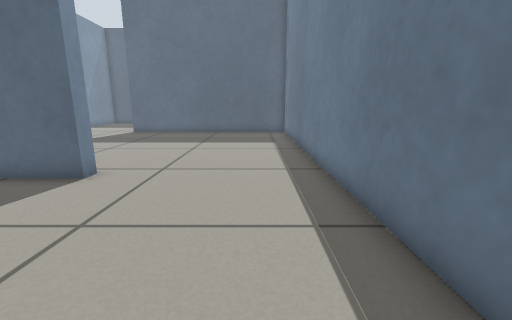
[1] (above)

15 first-person views from a walk through a Gazebo world. The camera is 0.5 m above the floor, tilts 12° down and sees 90° across. The floor is counted in squares, 0.25 m on a side. Each view is taken from the middle of a square. On the plan, view 1 faces up. The plan holds only what a view shows up to about 16 squares ahead; the rest is blank.

[2]
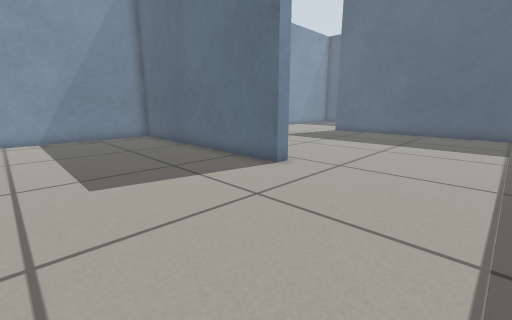

[3]
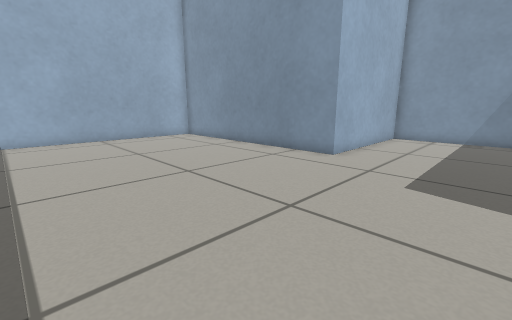

[4]
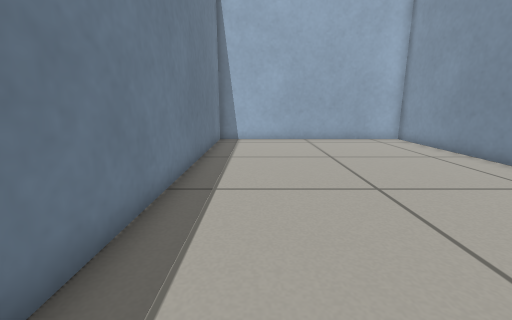

[5]
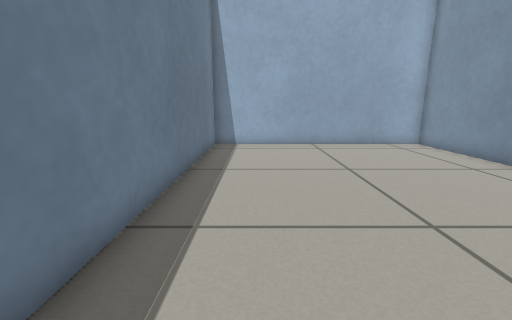

[6]
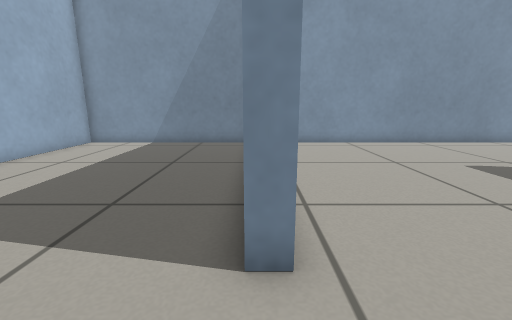

[7]
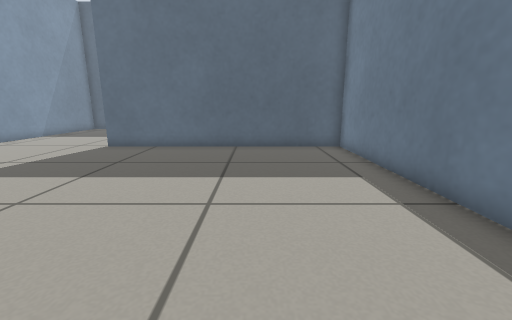

[8]
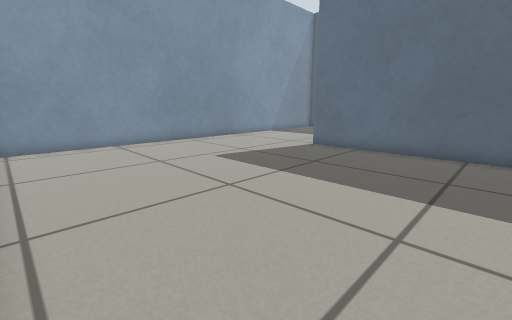

[9]
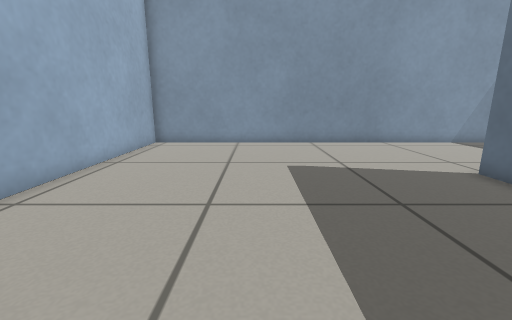

[10]
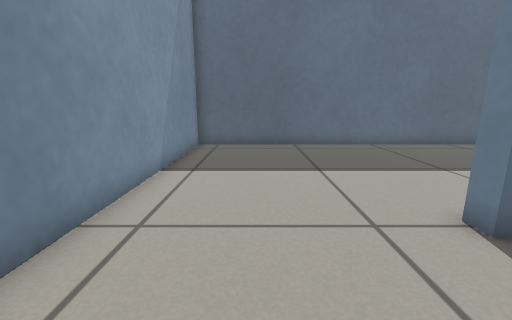

[11]
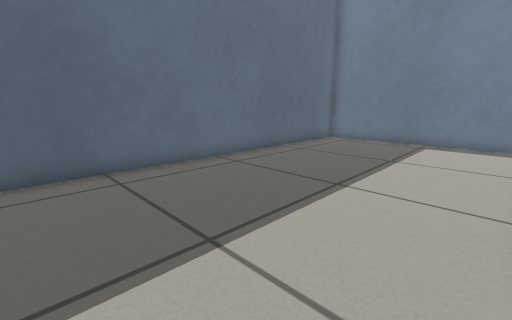

[12]
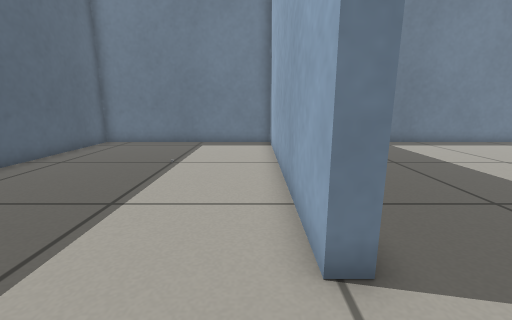

[13]
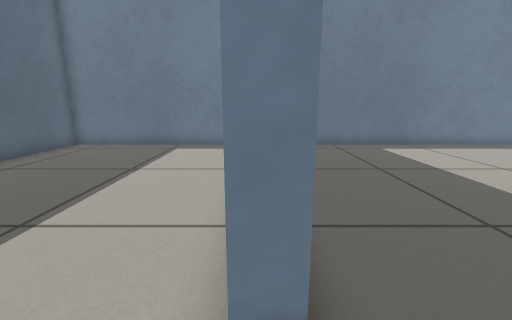

[14]
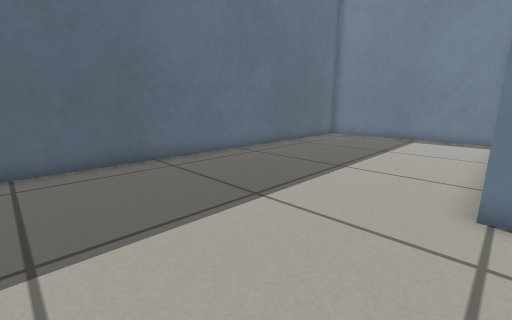

[15]
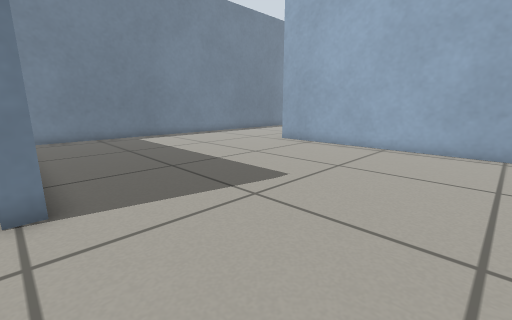

### Floor plan
Points are (right, up) in squares from view 1. A wall is a line through its corners. A room is listed if a view was taken in it or the views show most of it. See-through windows are left out.
Room 1 (views 1, 2, 3, 4, 5)
walls: (2.2, 1.8) (2.2, 6.5); (-4.8, 6.9) (-16, 6.9) (-16, -2.1) (-8.6, -2.1) (-8.6, -13.5) (2.2, -13.5) (2.2, 0.2)
ways out: opening at (-1.5, 7) to room 2
Room 2 (views 6, 7, 8, 9, 10)
walls: (-16, 19.4) (-16, 7.5) (-4.8, 7.5) (-4.8, 6.9); (2.2, 6.5) (2.2, 19.6) (-9.4, 19.6)
ways out: opening at (-1.5, 7) to room 1; opening at (-12.5, 20) to room 3
Room 3 (views 11, 12, 13, 14, 15)
walls: (-9.4, 20.2) (2.2, 20.2) (2.2, 29.3) (-16, 29.3) (-16, 19.4)
low walls: (-9.4, 19.6) (-9.4, 20.2)
ways out: opening at (-12.5, 20) to room 2

Where each view was taken, in squares from view 1:
view 1: 0 up, 0 right, facing up
view 2: 0 up, 1 right, facing up-left
view 3: 3 up, 1 right, facing down-left
view 4: 2 up, 0 right, facing down
view 5: 0 up, 0 right, facing down
view 6: 7 up, 2 left, facing left
view 7: 7 up, 2 left, facing up
view 8: 8 up, 2 left, facing up-left
view 9: 13 up, 2 left, facing left
view 10: 16 up, 13 left, facing up
view 11: 21 up, 13 left, facing up-right
view 12: 21 up, 12 left, facing right
view 13: 20 up, 11 left, facing right
view 14: 20 up, 15 left, facing up-right
view 15: 20 up, 15 left, facing down-right
